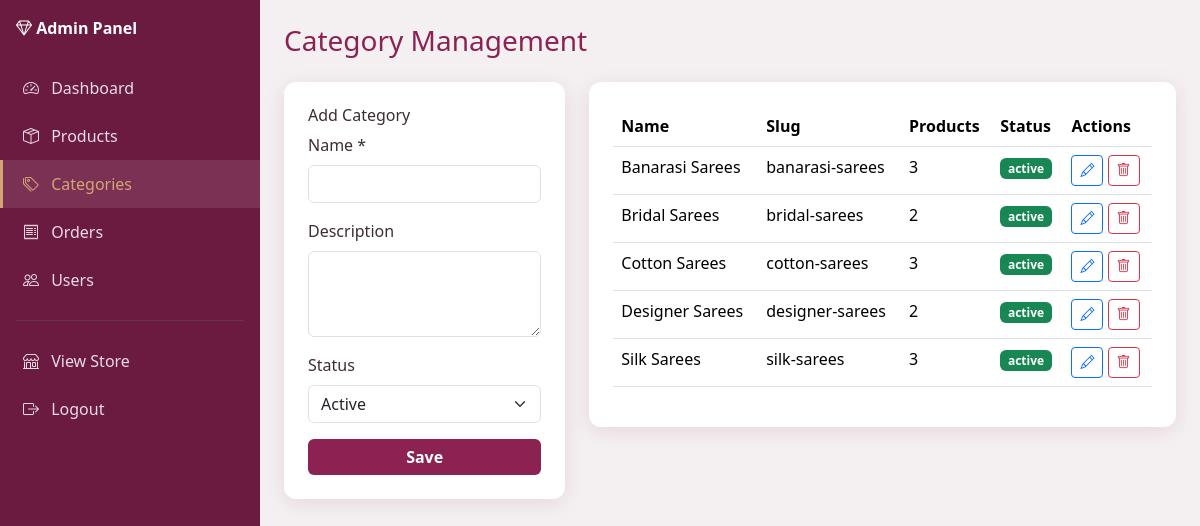
The app's page /admin/categories.php (signed in) with its own data.
### tables this page shows
CREATE TABLE `categories` (
  `id` int NOT NULL,
  `name` varchar(100) NOT NULL,
  `slug` varchar(100) NOT NULL,
  `description` text,
  `image` varchar(255) DEFAULT NULL,
  `status` enum('active','inactive') DEFAULT 'active',
  `created_at` timestamp NULL DEFAULT CURRENT_TIMESTAMP
);

### includes/functions.php (called while the page is built, shortened)
<?php
function e(string $value): string
{
    return htmlspecialchars($value, ENT_QUOTES, 'UTF-8');
}

### admin/categories.php (the view, shortened to what this page needs)
<?php
require_once 'includes/admin-header.php';
$categories = $pdo->query('SELECT c.*, (SELECT COUNT(*) FROM products WHERE category_id = c.id) AS product_count FROM categories c ORDER BY c.name')->fetchAll();
$editCat = null;
?>
<h1 class="h3 mb-4" style="color:var(--primary)">Category Management</h1>
<div class="row g-4">
    <div class="col-lg-4">
        <div class="chart-container">
            <h6><?= $editCat ? 'Edit' : 'Add' ?> Category</h6>
            <form method="post">
                <div class="mb-3">
                    <label class="form-label">Name *</label>
                    <input type="text" name="name" class="form-control" value="<?= e($editCat['name'] ?? '') ?>" required>
                </div>
                <div class="mb-3">
                    <label class="form-label">Description</label>
                    <textarea name="description" class="form-control" rows="3"><?= e($editCat['description'] ?? '') ?></textarea>
                </div>
                <div class="mb-3">
                    <label class="form-label">Status</label>
                    <select name="status" class="form-select">
                        <option value="active" <?= ($editCat['status'] ?? '') === 'active' ? 'selected' : '' ?>>Active</option>
                    </select>
                </div>
                <button type="submit" class="btn btn-primary-elegance w-100">Save</button>
            </form>
        </div>
    </div>
    <div class="col-lg-8">
        <div class="chart-container">
            <div class="table-responsive">
                <table class="table table-hover">
                    <thead><tr><th>Name</th><th>Slug</th><th>Products</th><th>Status</th><th>Actions</th></tr></thead>
                    <tbody>
                        <?php foreach ($categories as $c): ?>
                        <tr>
                            <td><?= e($c['name']) ?></td>
                            <td><?= e($c['slug']) ?></td>
                            <td><?= (int) $c['product_count'] ?></td>
                            <td><span class="badge bg-<?= $c['status'] === 'active' ? 'success' : 'secondary' ?>"><?= e($c['status']) ?></span></td>
                            <td>
                                <a href="categories.php?edit=<?= $c['id'] ?>" class="btn btn-sm btn-outline-primary"><i class="bi bi-pencil"></i></a>
                                <a href="categories.php?delete=<?= $c['id'] ?>" class="btn btn-sm btn-outline-danger" onclick="return confirm('Delete?')"><i class="bi bi-trash"></i></a>
                            </td>
                        </tr>
                        <?php endforeach; ?>
                    </tbody>
                </table>
            </div>
        </div>
    </div>
</div>
<?php require_once 'includes/admin-footer.php';

### css/style.css (style rules this page uses)
:root { --primary: #8b2252; --primary-dark: #6b1a40; --accent: #d4a574; --accent-light: #f5e6d3; --rose: #f8e8ee; --cream: #fdf8f5; --text: #3d2c35; --text-muted: #7a6570; --shadow: 0 4px 20px rgba(139, 34, 82, 0.12); --radius: 12px; }
* { box-sizing: border-box; }
body { font-family: 'Segoe UI', Tahoma, Geneva, Verdana, sans-serif; color: var(--text); background: var(--cream); min-height: 100vh; display: flex; flex-direction: column; }
.btn-primary-elegance { background: var(--primary); border: none; color: #fff; font-weight: 600; }
.chart-container { background: #fff; border-radius: var(--radius); padding: 1.5rem; box-shadow: var(--shadow); }

### records on screen
categories: name "Banarasi Sarees", slug "banarasi-sarees", product_count "3", status "active"
categories: name "Bridal Sarees", slug "bridal-sarees", product_count "2", status "active"
categories: name "Cotton Sarees", slug "cotton-sarees", product_count "3", status "active"
categories: name "Designer Sarees", slug "designer-sarees", product_count "2", status "active"
categories: name "Silk Sarees", slug "silk-sarees", product_count "3", status "active"
